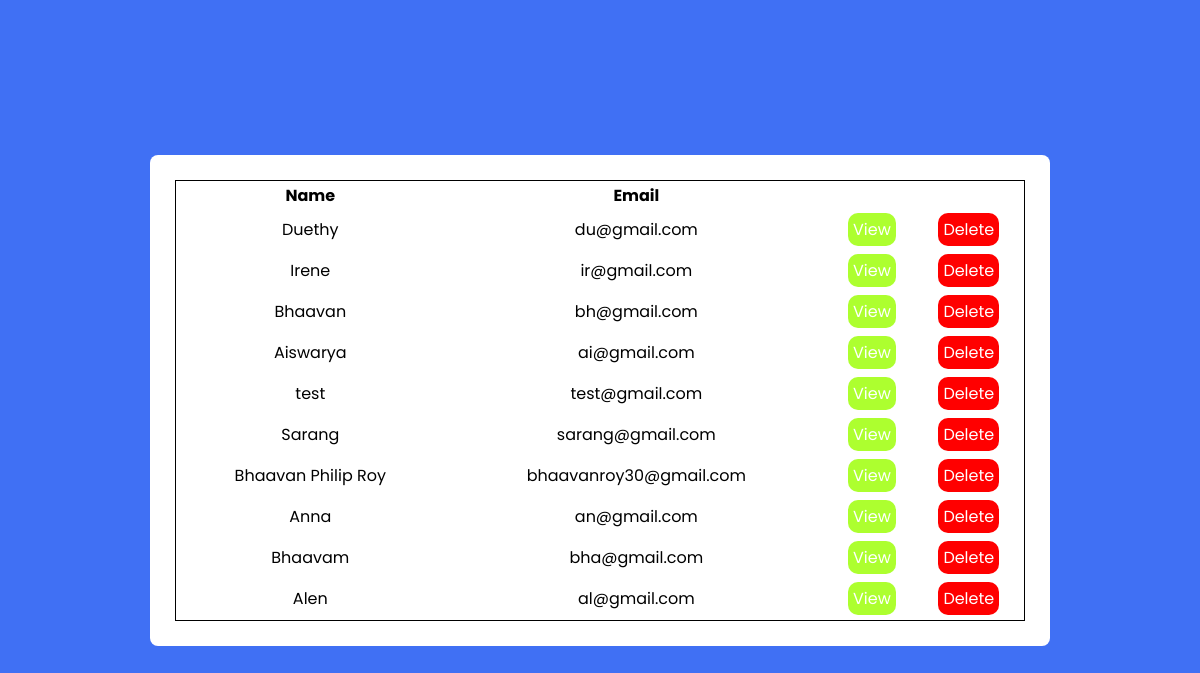
The page /admin_user.php on the database its author committed.
### tables this page shows
CREATE TABLE `carportal` (
  `Id` int(10) NOT NULL,
  `Name` varchar(255) NOT NULL,
  `Email` varchar(100) NOT NULL,
  `Password` varchar(100) NOT NULL,
  `Role` int(10) NOT NULL
);

### admin_user.php (the view, shortened to what this page needs)
<?php
    $con=mysqli_connect("localhost","root","","project");
    $sql="select * from carportal where Role='2'";
    $result=mysqli_query($con,$sql);
    $users = mysqli_fetch_all($result);
?>
<!DOCTYPE html>
<html lang="en">
<head>
    <link rel="stylesheet" href="view.css" />
</head>
<body>
    <div class="container">
        <table>
            <tr>
                <th>Name</th>
                <th>Email</th>
                <th></th>
                <th></th>
            </tr>
            <?php
                foreach($users as $user) {
            ?>
            <tr>
                <td><?php echo $user[1]?></td>
                <td><?php echo $user[2]?></td>
                <td><a href="adminview.php?id=<?php echo $user[0] ;?>" class="viewop">View</a></td>
                <td><a href="delete.php?id=<?php echo $user[0] ;?>" class="deleteop">Delete</a></td>
            </tr>
            <?php }?>
        </table>
    </div>
</body>
</html>

### view.css (style rules this page uses)
* { margin: 0; padding: 0; box-sizing: border-box; font-family: "Poppins", sans-serif; }
body { min-height: 100vh; display: flex; align-items: center; justify-content: center; background: #4070f4; }
.container { position: relative; max-width: 900px; width: 100%; padding: 25px; border-radius: 8px; background-color: #fff; }
.container table { border: 1px solid black; width: 100%; }
table th { text-align: center; }
table td { text-align: center; padding: 7px 0px; }
.viewop { background-color: greenyellow; color: white; padding: 5px; text-decoration: none; border-radius: 10px; -webkit-border-radius: 10px; -moz-border-radius: 10px; -ms-border-radius: 10px; -o-border-radius: 10px; }
.deleteop { background-color: red; color: white; padding: 5px; text-decoration: none; border-radius: 10px; -webkit-border-radius: 10px; -moz-border-radius: 10px; -ms-border-radius: 10px; -o-border-radius: 10px; }

### rows shown on the page
carportal: Name "Duethy", Email "du@gmail.com"
carportal: Name "Irene", Email "ir@gmail.com"
carportal: Name "Bhaavan", Email "bh@gmail.com"
carportal: Name "Aiswarya", Email "ai@gmail.com"
carportal: Name "test", Email "test@gmail.com"
carportal: Name "Sarang", Email "sarang@gmail.com"
carportal: Name "Bhaavan Philip Roy", Email "bhaavanroy30@gmail.com"
carportal: Name "Anna", Email "an@gmail.com"
carportal: Name "Bhaavam", Email "bha@gmail.com"
carportal: Name "Alen", Email "al@gmail.com"
